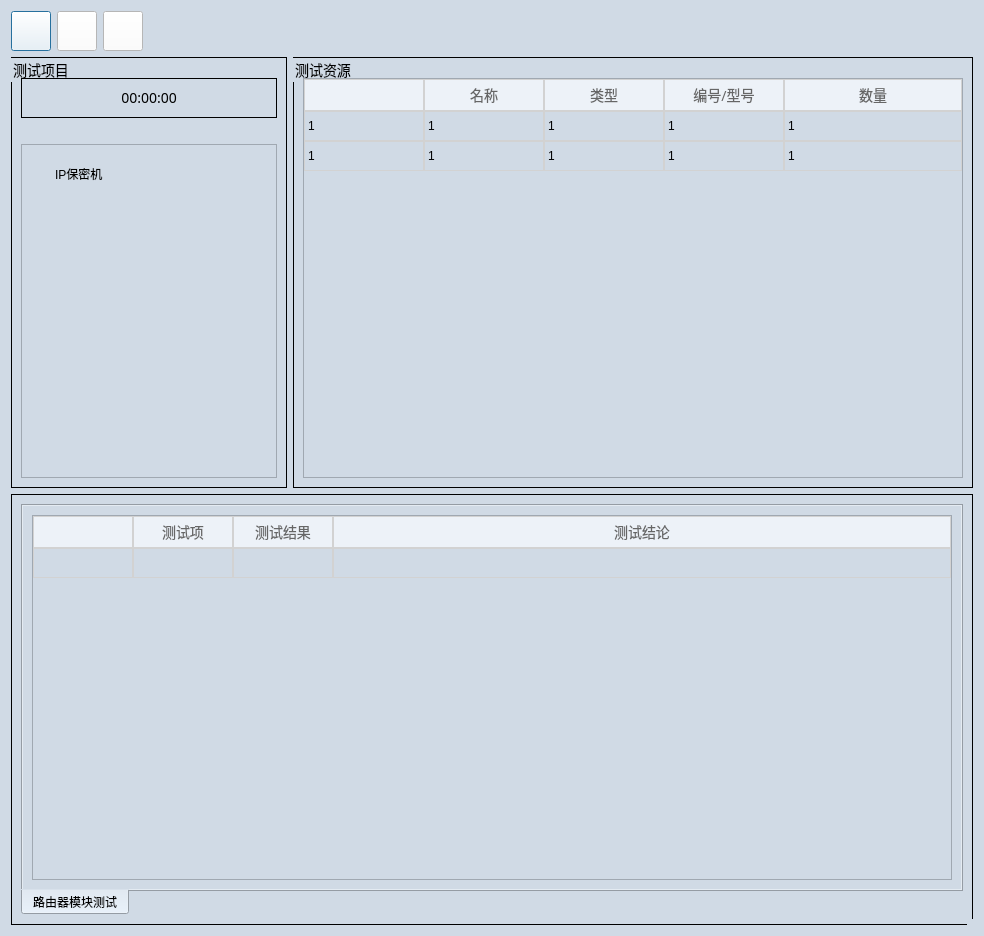
<?xml version="1.0" encoding="UTF-8"?>
<ui version="4.0">
 <class>Dialog</class>
 <widget class="QDialog" name="Dialog">
  <property name="geometry">
   <rect>
    <x>0</x>
    <y>0</y>
    <width>984</width>
    <height>936</height>
   </rect>
  </property>
  <property name="windowTitle">
   <string>Dialog</string>
  </property>
  <property name="styleSheet">
   <string notr="true">QDialog{
background-color:#D0DAE5;
margin-top:10px;
}

QTextBrower{
background-color:#D0DAE5;
border-width:0;border-style:outset
}

QLineEdit{
background-color:#D0DAE5;
}

QWidget{
background-color:#D0DAE5;
}

QStackedWidget{
background-color:#D0DAE5;
}

QLabel{
font-size:14px;
font-family:Microsoft YaHei;
background-color:#D0DAE5;
}

QGroupBox{
font-size:14px;
font-family:Microsoft YaHei;
border:1px solid rgb(0, 0, 0);
}

/****QPushButton****/
QPushButton{
width:32px;
height:32px;
background-color:#F4F4F3;
color: #FFFFFF;
font-size:14px;
font-family:Microsoft YaHei;
}
QPushButton#pushButton_close:hover{
background-color:#2784D6;
cursor:pointer;
}
QPushButton#pushButton_close:pressed{
background-color:#2784D6;
}
QToolBar{
background-color:#172545;
height:30px;
border:None;
padding:1px;
}


/****QTreeWidget****/
QTreeWidget{
background-color:#D0DAE5;
padding-top:20px;
padding-left:10px;
margin-top:20px;
}
QTreeView::item{
font: 14px;
}
QTreeView::item:selected{
selection-color: #1F95FF;
}
QTreeView::item:hover{
background-color:#D0DAE5;
}

QTreeView::branch:has-children:!has-siblings:closed,
QTreeView::branch:closed:has-children:has-siblings {
border-image: none;
image: url(imgs/common/plus.png);
}

QTreeView::branch:open:has-children:!has-siblings,
QTreeView::branch:open:has-children:has-siblings  {
border-image: none;
image: url(imgs/common/Minus.png);
}

QTreeView::branch:!has-children:!has-siblings:adjoins-item {
    border-image: url(imgs/common/tree.png);
}
QTableWidget{
outline: none;
selection-color:#666666;
alternate-background-color:#F9FAFC;
}
QTableCornerButton::section{
background: #EDF2F8;
}
QTableWidget::item{
font-size:14px;
line-height:30px;
border:1px solid #D2D2D2;
}

QTableWidget::item:hover{
background-color:#EAF7FF;
}
QHeaderView::section:vertical {
color: #666666;
text-align:center;
font: 14px Arial;
border:1px solid #D2D2D2;
background: #F9FBFD;
width: 40px;
height:30px;
alternate-background-color:#F9FAFC;
}
QHeaderView::section:horizontal {
color: #666666;
font: 14px Microsoft YaHei;
padding: 0px 1px 0 1px;
text-align:center;
border:1px solid #D2D2D2;
background: #EDF2F8;
height: 30px;
alternate-background-color:#F9FAFC;
}
QScrollBar:vertical{
border: 5px solid #D5D5D5;
}
QPushButton:hover{
background-color:#2784D6;
cursor:pointer;}
QPushButton{
background-color:#F4F4F3;
}
</string>
  </property>
  <property name="sizeGripEnabled">
   <bool>true</bool>
  </property>
  <layout class="QGridLayout" name="gridLayout_8">
   <item row="0" column="0">
    <layout class="QVBoxLayout" name="verticalLayout_2">
     <item>
      <layout class="QHBoxLayout" name="horizontalLayout_2">
       <item>
        <layout class="QGridLayout" name="gridLayout">
         <item row="0" column="0">
          <widget class="QPushButton" name="pushButton_start">
           <property name="styleSheet">
            <string notr="true">background-color:rgb(255, 255, 255);
</string>
           </property>
           <property name="text">
            <string/>
           </property>
           <property name="icon">
            <iconset>
             <normaloff>:/newPrefix/icon/start1.ico</normaloff>:/newPrefix/icon/start1.ico</iconset>
           </property>
           <property name="iconSize">
            <size>
             <width>32</width>
             <height>31</height>
            </size>
           </property>
          </widget>
         </item>
         <item row="0" column="2">
          <widget class="QPushButton" name="pushButton_close">
           <property name="styleSheet">
            <string notr="true">background-color:rgb(255, 255, 255);</string>
           </property>
           <property name="text">
            <string/>
           </property>
           <property name="icon">
            <iconset>
             <normaloff>:/newPrefix/icon/close1.ico</normaloff>:/newPrefix/icon/close1.ico</iconset>
           </property>
           <property name="iconSize">
            <size>
             <width>32</width>
             <height>31</height>
            </size>
           </property>
          </widget>
         </item>
         <item row="0" column="1">
          <widget class="QPushButton" name="pushButton_restart">
           <property name="styleSheet">
            <string notr="true">background-color:rgb(255, 255, 255);</string>
           </property>
           <property name="text">
            <string/>
           </property>
           <property name="icon">
            <iconset>
             <normaloff>:/newPrefix/icon/restart1.ico</normaloff>:/newPrefix/icon/restart1.ico</iconset>
           </property>
           <property name="iconSize">
            <size>
             <width>32</width>
             <height>31</height>
            </size>
           </property>
          </widget>
         </item>
        </layout>
       </item>
       <item>
        <spacer name="horizontalSpacer">
         <property name="orientation">
          <enum>Qt::Horizontal</enum>
         </property>
         <property name="sizeHint" stdset="0">
          <size>
           <width>808</width>
           <height>20</height>
          </size>
         </property>
        </spacer>
       </item>
      </layout>
     </item>
     <item>
      <layout class="QVBoxLayout" name="verticalLayout">
       <item>
        <layout class="QHBoxLayout" name="horizontalLayout" stretch="0,2">
         <item>
          <widget class="QGroupBox" name="groupBox_test_modules">
           <property name="title">
            <string>测试项目</string>
           </property>
           <layout class="QGridLayout" name="gridLayout_6">
            <property name="topMargin">
             <number>20</number>
            </property>
            <property name="verticalSpacing">
             <number>6</number>
            </property>
            <item row="0" column="0">
             <layout class="QGridLayout" name="gridLayout_3" rowstretch="0,3">
              <item row="0" column="0">
               <widget class="QGroupBox" name="groupBox_2">
                <property name="title">
                 <string/>
                </property>
                <layout class="QGridLayout" name="gridLayout_2">
                 <item row="0" column="0">
                  <widget class="QLabel" name="label_test_duration">
                   <property name="font">
                    <font>
                     <family>Microsoft YaHei</family>
                     <pointsize>-1</pointsize>
                     <kerning>false</kerning>
                    </font>
                   </property>
                   <property name="text">
                    <string>00:00:00</string>
                   </property>
                   <property name="textFormat">
                    <enum>Qt::PlainText</enum>
                   </property>
                   <property name="alignment">
                    <set>Qt::AlignCenter</set>
                   </property>
                  </widget>
                 </item>
                </layout>
               </widget>
              </item>
              <item row="1" column="0">
               <widget class="QTreeWidget" name="treeWidget">
                <property name="headerHidden">
                 <bool>true</bool>
                </property>
                <column>
                 <property name="text">
                  <string>1</string>
                 </property>
                </column>
                <item>
                 <property name="text">
                  <string>IP保密机</string>
                 </property>
                 <property name="flags">
                  <set>ItemIsSelectable|ItemIsDragEnabled|ItemIsUserCheckable|ItemIsEnabled</set>
                 </property>
                </item>
               </widget>
              </item>
             </layout>
            </item>
           </layout>
          </widget>
         </item>
         <item>
          <widget class="QGroupBox" name="groupBox_test_resource">
           <property name="title">
            <string>测试资源</string>
           </property>
           <layout class="QGridLayout" name="gridLayout_5">
            <property name="topMargin">
             <number>20</number>
            </property>
            <item row="0" column="0">
             <widget class="QTableWidget" name="tableWidget_test_resource">
              <property name="showGrid">
               <bool>false</bool>
              </property>
              <property name="gridStyle">
               <enum>Qt::DotLine</enum>
              </property>
              <attribute name="horizontalHeaderCascadingSectionResizes">
               <bool>true</bool>
              </attribute>
              <attribute name="horizontalHeaderDefaultSectionSize">
               <number>120</number>
              </attribute>
              <attribute name="horizontalHeaderStretchLastSection">
               <bool>true</bool>
              </attribute>
              <attribute name="verticalHeaderVisible">
               <bool>false</bool>
              </attribute>
              <row>
               <property name="text">
                <string>1</string>
               </property>
              </row>
              <row>
               <property name="text">
                <string>2</string>
               </property>
              </row>
              <column>
               <property name="text">
                <string> </string>
               </property>
              </column>
              <column>
               <property name="text">
                <string>名称</string>
               </property>
              </column>
              <column>
               <property name="text">
                <string>类型</string>
               </property>
              </column>
              <column>
               <property name="text">
                <string>编号/型号</string>
               </property>
              </column>
              <column>
               <property name="text">
                <string>数量</string>
               </property>
              </column>
              <item row="0" column="0">
               <property name="text">
                <string>1</string>
               </property>
              </item>
              <item row="0" column="1">
               <property name="text">
                <string>1</string>
               </property>
              </item>
              <item row="0" column="2">
               <property name="text">
                <string>1</string>
               </property>
              </item>
              <item row="0" column="3">
               <property name="text">
                <string>1</string>
               </property>
              </item>
              <item row="0" column="4">
               <property name="text">
                <string>1</string>
               </property>
              </item>
              <item row="1" column="0">
               <property name="text">
                <string>1</string>
               </property>
              </item>
              <item row="1" column="1">
               <property name="text">
                <string>1</string>
               </property>
              </item>
              <item row="1" column="2">
               <property name="text">
                <string>1</string>
               </property>
              </item>
              <item row="1" column="3">
               <property name="text">
                <string>1</string>
               </property>
              </item>
              <item row="1" column="4">
               <property name="text">
                <string>1</string>
               </property>
              </item>
             </widget>
            </item>
           </layout>
          </widget>
         </item>
        </layout>
       </item>
       <item>
        <widget class="QGroupBox" name="groupBox_test_results">
         <property name="title">
          <string/>
         </property>
         <layout class="QGridLayout" name="gridLayout_4">
          <item row="0" column="0">
           <widget class="QTabWidget" name="tabWidget">
            <property name="tabPosition">
             <enum>QTabWidget::South</enum>
            </property>
            <property name="currentIndex">
             <number>0</number>
            </property>
            <widget class="QWidget" name="tab">
             <attribute name="title">
              <string>路由器模块测试</string>
             </attribute>
             <layout class="QGridLayout" name="gridLayout_7">
              <item row="0" column="0">
               <widget class="QTableWidget" name="tableWidget">
                <property name="showGrid">
                 <bool>false</bool>
                </property>
                <attribute name="horizontalHeaderStretchLastSection">
                 <bool>true</bool>
                </attribute>
                <attribute name="verticalHeaderVisible">
                 <bool>false</bool>
                </attribute>
                <row>
                 <property name="text">
                  <string>1</string>
                 </property>
                </row>
                <column>
                 <property name="text">
                  <string> </string>
                 </property>
                </column>
                <column>
                 <property name="text">
                  <string>测试项</string>
                 </property>
                </column>
                <column>
                 <property name="text">
                  <string>测试结果</string>
                 </property>
                </column>
                <column>
                 <property name="text">
                  <string>测试结论</string>
                 </property>
                </column>
               </widget>
              </item>
             </layout>
            </widget>
           </widget>
          </item>
         </layout>
        </widget>
       </item>
      </layout>
     </item>
    </layout>
   </item>
  </layout>
 </widget>
 <resources/>
 <connections/>
</ui>
